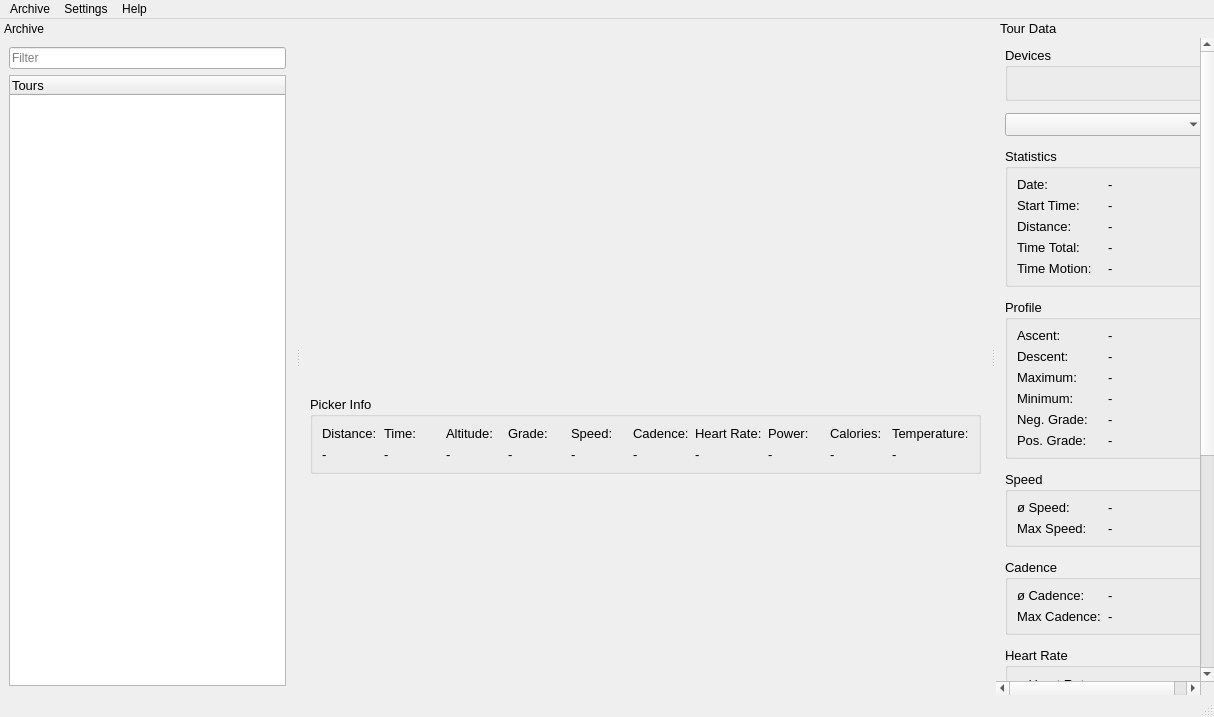
<?xml version="1.0" encoding="UTF-8"?>
<ui version="4.0">
 <class>MainWindow</class>
 <widget class="QMainWindow" name="MainWindow">
  <property name="geometry">
   <rect>
    <x>0</x>
    <y>0</y>
    <width>1214</width>
    <height>717</height>
   </rect>
  </property>
  <property name="windowTitle">
   <string>WaoStats</string>
  </property>
  <property name="windowIcon">
   <iconset resource="Resources.qrc">
    <normaloff>:/Icons/WaoStatsLogoMap.png</normaloff>:/Icons/WaoStatsLogoMap.png</iconset>
  </property>
  <widget class="QWidget" name="centralwidget">
   <layout class="QGridLayout" name="gridLayout">
    <property name="verticalSpacing">
     <number>12</number>
    </property>
    <item row="2" column="0">
     <widget class="QwtPlot" name="qwtPlot">
      <property name="maximumSize">
       <size>
        <width>16777215</width>
        <height>200</height>
       </size>
      </property>
     </widget>
    </item>
    <item row="0" column="0">
     <widget class="OsmWidget" name="widgetOsm" native="true">
      <property name="font">
       <font>
        <pointsize>10</pointsize>
       </font>
      </property>
     </widget>
    </item>
    <item row="1" column="0">
     <widget class="QGroupBox" name="groupBoxPicker">
      <property name="sizePolicy">
       <sizepolicy hsizetype="Preferred" vsizetype="Fixed">
        <horstretch>0</horstretch>
        <verstretch>0</verstretch>
       </sizepolicy>
      </property>
      <property name="font">
       <font>
        <pointsize>10</pointsize>
       </font>
      </property>
      <property name="title">
       <string>Picker Info</string>
      </property>
      <layout class="QGridLayout" name="gridLayout_13">
       <item row="0" column="0">
        <widget class="QLabel" name="label_35">
         <property name="text">
          <string>Distance:</string>
         </property>
        </widget>
       </item>
       <item row="1" column="0">
        <widget class="QLabel" name="labelPickerDistance">
         <property name="text">
          <string>-</string>
         </property>
        </widget>
       </item>
       <item row="0" column="1">
        <widget class="QLabel" name="label_36">
         <property name="text">
          <string>Time:</string>
         </property>
        </widget>
       </item>
       <item row="1" column="1">
        <widget class="QLabel" name="labelPickerTime">
         <property name="text">
          <string>-</string>
         </property>
        </widget>
       </item>
       <item row="0" column="2">
        <widget class="QLabel" name="labelPickerAltitudeName">
         <property name="sizePolicy">
          <sizepolicy hsizetype="Preferred" vsizetype="Fixed">
           <horstretch>0</horstretch>
           <verstretch>0</verstretch>
          </sizepolicy>
         </property>
         <property name="text">
          <string>Altitude:</string>
         </property>
        </widget>
       </item>
       <item row="1" column="2">
        <widget class="QLabel" name="labelPickerAltitude">
         <property name="sizePolicy">
          <sizepolicy hsizetype="Preferred" vsizetype="Fixed">
           <horstretch>0</horstretch>
           <verstretch>0</verstretch>
          </sizepolicy>
         </property>
         <property name="text">
          <string>-</string>
         </property>
         <property name="alignment">
          <set>Qt::AlignLeading|Qt::AlignLeft|Qt::AlignVCenter</set>
         </property>
        </widget>
       </item>
       <item row="0" column="3">
        <widget class="QLabel" name="labelPickerGradeName">
         <property name="text">
          <string>Grade:</string>
         </property>
        </widget>
       </item>
       <item row="1" column="3">
        <widget class="QLabel" name="labelPickerGrade">
         <property name="text">
          <string>-</string>
         </property>
         <property name="alignment">
          <set>Qt::AlignLeading|Qt::AlignLeft|Qt::AlignVCenter</set>
         </property>
        </widget>
       </item>
       <item row="0" column="4">
        <widget class="QLabel" name="label_19">
         <property name="sizePolicy">
          <sizepolicy hsizetype="Preferred" vsizetype="Fixed">
           <horstretch>0</horstretch>
           <verstretch>0</verstretch>
          </sizepolicy>
         </property>
         <property name="text">
          <string>Speed:</string>
         </property>
        </widget>
       </item>
       <item row="1" column="4">
        <widget class="QLabel" name="labelPickerSpeed">
         <property name="sizePolicy">
          <sizepolicy hsizetype="Preferred" vsizetype="Fixed">
           <horstretch>0</horstretch>
           <verstretch>0</verstretch>
          </sizepolicy>
         </property>
         <property name="text">
          <string>-</string>
         </property>
         <property name="alignment">
          <set>Qt::AlignLeading|Qt::AlignLeft|Qt::AlignVCenter</set>
         </property>
        </widget>
       </item>
       <item row="0" column="5">
        <widget class="QLabel" name="labelPickerCadenceName">
         <property name="sizePolicy">
          <sizepolicy hsizetype="Preferred" vsizetype="Fixed">
           <horstretch>0</horstretch>
           <verstretch>0</verstretch>
          </sizepolicy>
         </property>
         <property name="text">
          <string>Cadence:</string>
         </property>
        </widget>
       </item>
       <item row="1" column="5">
        <widget class="QLabel" name="labelPickerCadence">
         <property name="sizePolicy">
          <sizepolicy hsizetype="Preferred" vsizetype="Fixed">
           <horstretch>0</horstretch>
           <verstretch>0</verstretch>
          </sizepolicy>
         </property>
         <property name="text">
          <string>-</string>
         </property>
         <property name="alignment">
          <set>Qt::AlignLeading|Qt::AlignLeft|Qt::AlignVCenter</set>
         </property>
        </widget>
       </item>
       <item row="0" column="6">
        <widget class="QLabel" name="labelPickerHeartRateName">
         <property name="text">
          <string>Heart Rate:</string>
         </property>
        </widget>
       </item>
       <item row="1" column="6">
        <widget class="QLabel" name="labelPickerHeartRate">
         <property name="text">
          <string>-</string>
         </property>
        </widget>
       </item>
       <item row="0" column="7">
        <widget class="QLabel" name="labelPickerPowerName">
         <property name="text">
          <string>Power:</string>
         </property>
        </widget>
       </item>
       <item row="1" column="7">
        <widget class="QLabel" name="labelPickerPower">
         <property name="text">
          <string>-</string>
         </property>
        </widget>
       </item>
       <item row="0" column="8">
        <widget class="QLabel" name="labelPickerCaloriesName">
         <property name="text">
          <string>Calories:</string>
         </property>
        </widget>
       </item>
       <item row="1" column="8">
        <widget class="QLabel" name="labelPickerCalories">
         <property name="text">
          <string>-</string>
         </property>
        </widget>
       </item>
       <item row="0" column="9">
        <widget class="QLabel" name="labelPickerTemperatureName">
         <property name="text">
          <string>Temperature:</string>
         </property>
        </widget>
       </item>
       <item row="1" column="9">
        <widget class="QLabel" name="labelPickerTemperature">
         <property name="text">
          <string>-</string>
         </property>
         <property name="alignment">
          <set>Qt::AlignLeading|Qt::AlignLeft|Qt::AlignVCenter</set>
         </property>
        </widget>
       </item>
      </layout>
     </widget>
    </item>
   </layout>
  </widget>
  <widget class="QMenuBar" name="menubar">
   <property name="geometry">
    <rect>
     <x>0</x>
     <y>0</y>
     <width>1214</width>
     <height>24</height>
    </rect>
   </property>
   <widget class="QMenu" name="menuSettings">
    <property name="title">
     <string>Settings</string>
    </property>
    <widget class="QMenu" name="menu_map">
     <property name="title">
      <string>Map</string>
     </property>
     <addaction name="action_google_map"/>
     <addaction name="action_google_satelite"/>
     <addaction name="action_google_hybrid"/>
     <addaction name="action_google_terrain"/>
     <addaction name="action_osm"/>
     <addaction name="action_otm"/>
     <addaction name="action_4um"/>
     <addaction name="action_cycle_osm"/>
     <addaction name="action_thunderforest_cycle"/>
     <addaction name="action_thunderforest_landscape"/>
     <addaction name="action_bing"/>
     <addaction name="separator"/>
     <addaction name="actionMapCaching"/>
     <addaction name="actionClearMapCache"/>
    </widget>
    <widget class="QMenu" name="menuPlot">
     <property name="title">
      <string>Plot</string>
     </property>
     <addaction name="actionShowPlot"/>
     <addaction name="separator"/>
     <addaction name="actionPlotDistance"/>
     <addaction name="actionPlotTime"/>
     <addaction name="separator"/>
     <addaction name="actionDeviceBattery"/>
     <addaction name="actionGrade"/>
     <addaction name="actionSpeed"/>
     <addaction name="actionCadence"/>
     <addaction name="actionHeartRate"/>
     <addaction name="actionPower"/>
     <addaction name="actionLRBalance"/>
     <addaction name="actionCalories"/>
     <addaction name="actionTemperature"/>
     <addaction name="actionGearInfo"/>
     <addaction name="actionGpsAccuracy"/>
    </widget>
    <addaction name="menu_map"/>
    <addaction name="menuPlot"/>
   </widget>
   <widget class="QMenu" name="menuArchive">
    <property name="title">
     <string>Archive</string>
    </property>
    <addaction name="actionNewBike"/>
    <addaction name="separator"/>
    <addaction name="actionScanTourFolder"/>
    <addaction name="actionSyncDropbox"/>
    <addaction name="separator"/>
    <addaction name="actionSetArchivePath"/>
    <addaction name="separator"/>
    <addaction name="actionService"/>
    <addaction name="actionStatistics"/>
   </widget>
   <widget class="QMenu" name="menuHelp">
    <property name="title">
     <string>Help</string>
    </property>
    <addaction name="actionAbout"/>
    <addaction name="actionAboutQt"/>
   </widget>
   <addaction name="menuArchive"/>
   <addaction name="menuSettings"/>
   <addaction name="menuHelp"/>
  </widget>
  <widget class="QStatusBar" name="statusbar"/>
  <widget class="QDockWidget" name="dockWidgetFiles">
   <property name="sizePolicy">
    <sizepolicy hsizetype="Preferred" vsizetype="Preferred">
     <horstretch>0</horstretch>
     <verstretch>0</verstretch>
    </sizepolicy>
   </property>
   <property name="minimumSize">
    <size>
     <width>295</width>
     <height>148</height>
    </size>
   </property>
   <property name="features">
    <set>QDockWidget::NoDockWidgetFeatures</set>
   </property>
   <property name="allowedAreas">
    <set>Qt::LeftDockWidgetArea</set>
   </property>
   <property name="windowTitle">
    <string>Archive</string>
   </property>
   <attribute name="dockWidgetArea">
    <number>1</number>
   </attribute>
   <widget class="QWidget" name="dockWidgetContents">
    <layout class="QGridLayout" name="gridLayout_3">
     <item row="1" column="0">
      <widget class="BikeTreeWidget" name="treeWidgetTours">
       <property name="maximumSize">
        <size>
         <width>16777215</width>
         <height>16777215</height>
        </size>
       </property>
       <property name="font">
        <font>
         <pointsize>10</pointsize>
        </font>
       </property>
       <property name="dragEnabled">
        <bool>true</bool>
       </property>
       <property name="dragDropMode">
        <enum>QAbstractItemView::InternalMove</enum>
       </property>
       <property name="alternatingRowColors">
        <bool>true</bool>
       </property>
       <property name="selectionMode">
        <enum>QAbstractItemView::ExtendedSelection</enum>
       </property>
       <column>
        <property name="text">
         <string>Tours</string>
        </property>
       </column>
      </widget>
     </item>
     <item row="0" column="0">
      <widget class="LineEditEscDelete" name="lineEditFilter">
       <property name="inputMask">
        <string/>
       </property>
       <property name="placeholderText">
        <string>Filter</string>
       </property>
      </widget>
     </item>
    </layout>
   </widget>
  </widget>
  <widget class="QDockWidget" name="dockWidgetStats">
   <property name="enabled">
    <bool>true</bool>
   </property>
   <property name="font">
    <font>
     <pointsize>10</pointsize>
    </font>
   </property>
   <property name="features">
    <set>QDockWidget::NoDockWidgetFeatures</set>
   </property>
   <property name="allowedAreas">
    <set>Qt::RightDockWidgetArea</set>
   </property>
   <property name="windowTitle">
    <string>Tour Data</string>
   </property>
   <attribute name="dockWidgetArea">
    <number>2</number>
   </attribute>
   <widget class="QWidget" name="dockWidgetContents_2">
    <layout class="QGridLayout" name="gridLayout_9">
     <property name="leftMargin">
      <number>0</number>
     </property>
     <property name="topMargin">
      <number>0</number>
     </property>
     <property name="rightMargin">
      <number>0</number>
     </property>
     <property name="bottomMargin">
      <number>0</number>
     </property>
     <item row="0" column="0">
      <widget class="VScrollArea" name="scrollAreaTourData">
       <property name="sizePolicy">
        <sizepolicy hsizetype="Preferred" vsizetype="Expanding">
         <horstretch>0</horstretch>
         <verstretch>0</verstretch>
        </sizepolicy>
       </property>
       <property name="frameShape">
        <enum>QFrame::NoFrame</enum>
       </property>
       <property name="widgetResizable">
        <bool>true</bool>
       </property>
       <widget class="QWidget" name="scrollAreaWidgetContents">
        <property name="geometry">
         <rect>
          <x>0</x>
          <y>0</y>
          <width>218</width>
          <height>874</height>
         </rect>
        </property>
        <layout class="QGridLayout" name="gridLayout_10">
         <property name="verticalSpacing">
          <number>12</number>
         </property>
         <item row="12" column="1">
          <spacer name="verticalSpacer">
           <property name="orientation">
            <enum>Qt::Vertical</enum>
           </property>
           <property name="sizeHint" stdset="0">
            <size>
             <width>20</width>
             <height>1</height>
            </size>
           </property>
          </spacer>
         </item>
         <item row="10" column="1">
          <widget class="QGroupBox" name="groupBoxPower">
           <property name="title">
            <string>Power</string>
           </property>
           <layout class="QGridLayout" name="gridLayout_12">
            <item row="2" column="0">
             <widget class="QLabel" name="label_31">
              <property name="text">
               <string>Normalized Power:</string>
              </property>
             </widget>
            </item>
            <item row="1" column="0">
             <widget class="QLabel" name="label_28">
              <property name="text">
               <string>Max Power:</string>
              </property>
             </widget>
            </item>
            <item row="4" column="0">
             <widget class="QLabel" name="label_29">
              <property name="text">
               <string>L/R Balance:</string>
              </property>
             </widget>
            </item>
            <item row="0" column="0">
             <widget class="QLabel" name="label_27">
              <property name="text">
               <string>ø Power:</string>
              </property>
             </widget>
            </item>
            <item row="0" column="1">
             <widget class="QLabel" name="labelPowerAverage">
              <property name="text">
               <string>-</string>
              </property>
             </widget>
            </item>
            <item row="4" column="1">
             <widget class="QLabel" name="labelLRBalance">
              <property name="text">
               <string>-</string>
              </property>
             </widget>
            </item>
            <item row="1" column="1">
             <widget class="QLabel" name="labelPowerMax">
              <property name="text">
               <string>-</string>
              </property>
             </widget>
            </item>
            <item row="2" column="1">
             <widget class="QLabel" name="labelPowerNormalized">
              <property name="text">
               <string>-</string>
              </property>
             </widget>
            </item>
            <item row="5" column="0">
             <widget class="QLabel" name="label_30">
              <property name="text">
               <string>Calories:</string>
              </property>
             </widget>
            </item>
            <item row="5" column="1">
             <widget class="QLabel" name="labelCalories">
              <property name="text">
               <string>-</string>
              </property>
             </widget>
            </item>
           </layout>
          </widget>
         </item>
         <item row="4" column="1">
          <widget class="QGroupBox" name="groupBoxProfile">
           <property name="sizePolicy">
            <sizepolicy hsizetype="Preferred" vsizetype="Fixed">
             <horstretch>0</horstretch>
             <verstretch>0</verstretch>
            </sizepolicy>
           </property>
           <property name="title">
            <string>Profile</string>
           </property>
           <layout class="QGridLayout" name="gridLayout_5">
            <property name="topMargin">
             <number>8</number>
            </property>
            <property name="bottomMargin">
             <number>8</number>
            </property>
            <item row="2" column="1">
             <widget class="QLabel" name="labelMaximum">
              <property name="text">
               <string>-</string>
              </property>
             </widget>
            </item>
            <item row="0" column="0">
             <widget class="QLabel" name="label_6">
              <property name="text">
               <string>Ascent:</string>
              </property>
             </widget>
            </item>
            <item row="1" column="0">
             <widget class="QLabel" name="label_7">
              <property name="text">
               <string>Descent:</string>
              </property>
             </widget>
            </item>
            <item row="3" column="0">
             <widget class="QLabel" name="label_9">
              <property name="text">
               <string>Minimum:</string>
              </property>
             </widget>
            </item>
            <item row="1" column="1">
             <widget class="QLabel" name="labelDescent">
              <property name="text">
               <string>-</string>
              </property>
             </widget>
            </item>
            <item row="3" column="1">
             <widget class="QLabel" name="labelMinimum">
              <property name="text">
               <string>-</string>
              </property>
             </widget>
            </item>
            <item row="2" column="0">
             <widget class="QLabel" name="label_8">
              <property name="text">
               <string>Maximum:</string>
              </property>
             </widget>
            </item>
            <item row="4" column="0">
             <widget class="QLabel" name="label">
              <property name="text">
               <string>Neg. Grade:</string>
              </property>
             </widget>
            </item>
            <item row="0" column="1">
             <widget class="QLabel" name="labelAscent">
              <property name="text">
               <string>-</string>
              </property>
             </widget>
            </item>
            <item row="5" column="0">
             <widget class="QLabel" name="label_23">
              <property name="text">
               <string>Pos. Grade:</string>
              </property>
             </widget>
            </item>
            <item row="4" column="1">
             <widget class="QLabel" name="labelNegGrade">
              <property name="text">
               <string>-</string>
              </property>
             </widget>
            </item>
            <item row="5" column="1">
             <widget class="QLabel" name="labelPosGrade">
              <property name="text">
               <string>-</string>
              </property>
             </widget>
            </item>
           </layout>
          </widget>
         </item>
         <item row="8" column="1">
          <widget class="QGroupBox" name="groupBoxHeartRate">
           <property name="title">
            <string>Heart Rate</string>
           </property>
           <layout class="QGridLayout" name="gridLayout_11">
            <item row="0" column="1">
             <widget class="QLabel" name="labelHeartRateAverage">
              <property name="text">
               <string>-</string>
              </property>
             </widget>
            </item>
            <item row="2" column="1">
             <widget class="QLabel" name="labelHeartRateMin">
              <property name="text">
               <string>-</string>
              </property>
             </widget>
            </item>
            <item row="2" column="0">
             <widget class="QLabel" name="label_26">
              <property name="text">
               <string>Min Heart Rate:</string>
              </property>
             </widget>
            </item>
            <item row="1" column="1">
             <widget class="QLabel" name="labelHeartRateMax">
              <property name="text">
               <string>-</string>
              </property>
             </widget>
            </item>
            <item row="0" column="0">
             <widget class="QLabel" name="label_24">
              <property name="text">
               <string>ø Heart Rate:</string>
              </property>
             </widget>
            </item>
            <item row="1" column="0">
             <widget class="QLabel" name="label_25">
              <property name="text">
               <string>Max Heart Rate:</string>
              </property>
             </widget>
            </item>
           </layout>
          </widget>
         </item>
         <item row="5" column="1">
          <widget class="QGroupBox" name="groupBox_4">
           <property name="sizePolicy">
            <sizepolicy hsizetype="Preferred" vsizetype="Fixed">
             <horstretch>0</horstretch>
             <verstretch>0</verstretch>
            </sizepolicy>
           </property>
           <property name="title">
            <string>Speed</string>
           </property>
           <layout class="QGridLayout" name="gridLayout_6">
            <property name="topMargin">
             <number>8</number>
            </property>
            <property name="bottomMargin">
             <number>8</number>
            </property>
            <item row="0" column="0">
             <widget class="QLabel" name="label_10">
              <property name="text">
               <string>ø Speed:</string>
              </property>
             </widget>
            </item>
            <item row="0" column="1">
             <widget class="QLabel" name="labelSpeedAverage">
              <property name="text">
               <string>-</string>
              </property>
             </widget>
            </item>
            <item row="1" column="0">
             <widget class="QLabel" name="label_11">
              <property name="text">
               <string>Max Speed:</string>
              </property>
             </widget>
            </item>
            <item row="1" column="1">
             <widget class="QLabel" name="labelSpeedMax">
              <property name="text">
               <string>-</string>
              </property>
             </widget>
            </item>
           </layout>
          </widget>
         </item>
         <item row="0" column="1">
          <widget class="QGroupBox" name="groupBox_7">
           <property name="title">
            <string>Devices</string>
           </property>
           <layout class="QGridLayout" name="gridLayout_2">
            <property name="topMargin">
             <number>8</number>
            </property>
            <property name="bottomMargin">
             <number>8</number>
            </property>
            <item row="0" column="0">
             <widget class="QLabel" name="labelDeviceInfo">
              <property name="sizePolicy">
               <sizepolicy hsizetype="Preferred" vsizetype="Fixed">
                <horstretch>0</horstretch>
                <verstretch>0</verstretch>
               </sizepolicy>
              </property>
              <property name="text">
               <string/>
              </property>
             </widget>
            </item>
           </layout>
          </widget>
         </item>
         <item row="1" column="1">
          <widget class="QComboBox" name="comboBoxSection">
           <property name="minimumSize">
            <size>
             <width>200</width>
             <height>0</height>
            </size>
           </property>
          </widget>
         </item>
         <item row="3" column="1">
          <widget class="QGroupBox" name="groupBox_2">
           <property name="sizePolicy">
            <sizepolicy hsizetype="Preferred" vsizetype="Fixed">
             <horstretch>0</horstretch>
             <verstretch>0</verstretch>
            </sizepolicy>
           </property>
           <property name="title">
            <string>Statistics</string>
           </property>
           <layout class="QGridLayout" name="gridLayout_4">
            <property name="topMargin">
             <number>8</number>
            </property>
            <property name="bottomMargin">
             <number>8</number>
            </property>
            <item row="5" column="0">
             <widget class="QLabel" name="label_5">
              <property name="text">
               <string>Time Motion:</string>
              </property>
             </widget>
            </item>
            <item row="1" column="1">
             <widget class="QLabel" name="labelDate">
              <property name="text">
               <string>-</string>
              </property>
             </widget>
            </item>
            <item row="3" column="1">
             <widget class="QLabel" name="labelDistance">
              <property name="text">
               <string>-</string>
              </property>
             </widget>
            </item>
            <item row="3" column="0">
             <widget class="QLabel" name="label_4">
              <property name="text">
               <string>Distance:</string>
              </property>
             </widget>
            </item>
            <item row="2" column="0">
             <widget class="QLabel" name="label_17">
              <property name="text">
               <string>Start Time:</string>
              </property>
             </widget>
            </item>
            <item row="4" column="1">
             <widget class="QLabel" name="labelTimeTotal">
              <property name="text">
               <string>-</string>
              </property>
             </widget>
            </item>
            <item row="2" column="1">
             <widget class="QLabel" name="labelStartTime">
              <property name="text">
               <string>-</string>
              </property>
             </widget>
            </item>
            <item row="1" column="0">
             <widget class="QLabel" name="label_2">
              <property name="text">
               <string>Date:</string>
              </property>
             </widget>
            </item>
            <item row="4" column="0">
             <widget class="QLabel" name="label_3">
              <property name="text">
               <string>Time Total:</string>
              </property>
             </widget>
            </item>
            <item row="5" column="1">
             <widget class="QLabel" name="labelTimeMotion">
              <property name="text">
               <string>-</string>
              </property>
             </widget>
            </item>
           </layout>
          </widget>
         </item>
         <item row="6" column="1">
          <widget class="QGroupBox" name="groupBoxCadence">
           <property name="sizePolicy">
            <sizepolicy hsizetype="Preferred" vsizetype="Fixed">
             <horstretch>0</horstretch>
             <verstretch>0</verstretch>
            </sizepolicy>
           </property>
           <property name="title">
            <string>Cadence</string>
           </property>
           <layout class="QGridLayout" name="gridLayout_7">
            <property name="topMargin">
             <number>8</number>
            </property>
            <property name="bottomMargin">
             <number>8</number>
            </property>
            <item row="1" column="0">
             <widget class="QLabel" name="label_13">
              <property name="text">
               <string>ø Cadence:</string>
              </property>
             </widget>
            </item>
            <item row="1" column="1">
             <widget class="QLabel" name="labelCadenceAverage">
              <property name="text">
               <string>-</string>
              </property>
             </widget>
            </item>
            <item row="2" column="1">
             <widget class="QLabel" name="labelCadenceMax">
              <property name="text">
               <string>-</string>
              </property>
             </widget>
            </item>
            <item row="2" column="0">
             <widget class="QLabel" name="label_12">
              <property name="text">
               <string>Max Cadence:</string>
              </property>
             </widget>
            </item>
           </layout>
          </widget>
         </item>
         <item row="11" column="1">
          <widget class="QGroupBox" name="groupBoxTemperature">
           <property name="sizePolicy">
            <sizepolicy hsizetype="Preferred" vsizetype="Fixed">
             <horstretch>0</horstretch>
             <verstretch>0</verstretch>
            </sizepolicy>
           </property>
           <property name="title">
            <string>Temperature</string>
           </property>
           <layout class="QGridLayout" name="gridLayout_8">
            <property name="topMargin">
             <number>8</number>
            </property>
            <property name="bottomMargin">
             <number>8</number>
            </property>
            <item row="0" column="0">
             <widget class="QLabel" name="label_14">
              <property name="text">
               <string>ø Temperature:</string>
              </property>
             </widget>
            </item>
            <item row="1" column="1">
             <widget class="QLabel" name="labelTempMax">
              <property name="text">
               <string>-</string>
              </property>
             </widget>
            </item>
            <item row="1" column="0">
             <widget class="QLabel" name="label_15">
              <property name="text">
               <string>Max Temperature:</string>
              </property>
             </widget>
            </item>
            <item row="0" column="1">
             <widget class="QLabel" name="labelTempAverage">
              <property name="text">
               <string>-</string>
              </property>
             </widget>
            </item>
            <item row="2" column="0">
             <widget class="QLabel" name="label_16">
              <property name="text">
               <string>Min Temperature:</string>
              </property>
             </widget>
            </item>
            <item row="2" column="1">
             <widget class="QLabel" name="labelTempMin">
              <property name="text">
               <string>-</string>
              </property>
             </widget>
            </item>
           </layout>
          </widget>
         </item>
        </layout>
       </widget>
      </widget>
     </item>
    </layout>
   </widget>
  </widget>
  <action name="action_google_map">
   <property name="text">
    <string>Google: Maps</string>
   </property>
  </action>
  <action name="action_osm">
   <property name="text">
    <string>OpenStreetMaps</string>
   </property>
  </action>
  <action name="action_otm">
   <property name="text">
    <string>OpenTopoMaps</string>
   </property>
  </action>
  <action name="action_bing">
   <property name="text">
    <string>Bing Maps</string>
   </property>
  </action>
  <action name="action_google_satelite">
   <property name="text">
    <string>Google: Satelite</string>
   </property>
  </action>
  <action name="action_google_hybrid">
   <property name="text">
    <string>Google: Hybrid</string>
   </property>
  </action>
  <action name="action_google_terrain">
   <property name="text">
    <string>Google: Terrain</string>
   </property>
  </action>
  <action name="action_cycle_osm">
   <property name="text">
    <string>CycleOSM</string>
   </property>
  </action>
  <action name="actionPlotTime">
   <property name="text">
    <string>Time</string>
   </property>
  </action>
  <action name="actionPlotDistance">
   <property name="text">
    <string>Distance</string>
   </property>
  </action>
  <action name="action_thunderforest_cycle">
   <property name="text">
    <string>Thunderforest Cycle</string>
   </property>
  </action>
  <action name="action_thunderforest_landscape">
   <property name="text">
    <string>Thunderforest Landscape</string>
   </property>
  </action>
  <action name="actionSyncDropbox">
   <property name="icon">
    <iconset resource="Resources.qrc">
     <normaloff>:/Icons/Icons/Dropbox_Icon.svg.png</normaloff>:/Icons/Icons/Dropbox_Icon.svg.png</iconset>
   </property>
   <property name="text">
    <string>Sync Dropbox</string>
   </property>
  </action>
  <action name="actionScanTourFolder">
   <property name="icon">
    <iconset resource="Resources.qrc">
     <normaloff>:/Icons/Icons/Actions-view-refresh-icon.png</normaloff>:/Icons/Icons/Actions-view-refresh-icon.png</iconset>
   </property>
   <property name="text">
    <string>Scan Tour Folder</string>
   </property>
  </action>
  <action name="actionNewBike">
   <property name="icon">
    <iconset resource="Resources.qrc">
     <normaloff>:/Icons/Icons/Window-Add-icon.png</normaloff>:/Icons/Icons/Window-Add-icon.png</iconset>
   </property>
   <property name="text">
    <string>Add New Bike</string>
   </property>
   <property name="toolTip">
    <string>Add New Bike</string>
   </property>
  </action>
  <action name="action_4um">
   <property name="text">
    <string>4UMaps</string>
   </property>
   <property name="toolTip">
    <string>4UMaps</string>
   </property>
  </action>
  <action name="actionAbout">
   <property name="text">
    <string>About...</string>
   </property>
  </action>
  <action name="actionAboutQt">
   <property name="text">
    <string>About Qt</string>
   </property>
  </action>
  <action name="actionSetArchivePath">
   <property name="icon">
    <iconset resource="Resources.qrc">
     <normaloff>:/Icons/Icons/Folder-Documents-icon.png</normaloff>:/Icons/Icons/Folder-Documents-icon.png</iconset>
   </property>
   <property name="text">
    <string>Set Archive Path</string>
   </property>
  </action>
  <action name="actionSpeed">
   <property name="text">
    <string>Speed</string>
   </property>
  </action>
  <action name="actionCadence">
   <property name="text">
    <string>Cadence</string>
   </property>
  </action>
  <action name="actionTemperature">
   <property name="text">
    <string>Temperature</string>
   </property>
  </action>
  <action name="actionGrade">
   <property name="text">
    <string>Grade</string>
   </property>
  </action>
  <action name="actionShowPlot">
   <property name="checkable">
    <bool>true</bool>
   </property>
   <property name="checked">
    <bool>true</bool>
   </property>
   <property name="text">
    <string>Show</string>
   </property>
  </action>
  <action name="actionMapCaching">
   <property name="checkable">
    <bool>true</bool>
   </property>
   <property name="text">
    <string>Map Caching</string>
   </property>
  </action>
  <action name="actionClearMapCache">
   <property name="text">
    <string>Clear Map Cache</string>
   </property>
  </action>
  <action name="actionHeartRate">
   <property name="text">
    <string>Heart Rate</string>
   </property>
  </action>
  <action name="actionCalories">
   <property name="text">
    <string>Calories</string>
   </property>
  </action>
  <action name="actionPower">
   <property name="text">
    <string>Power</string>
   </property>
  </action>
  <action name="actionLRBalance">
   <property name="text">
    <string>L/R Balance</string>
   </property>
  </action>
  <action name="actionDeviceBattery">
   <property name="text">
    <string>Device Battery</string>
   </property>
  </action>
  <action name="actionGearInfo">
   <property name="text">
    <string>Gear Info</string>
   </property>
  </action>
  <action name="actionService">
   <property name="icon">
    <iconset resource="Resources.qrc">
     <normaloff>:/Icons/Icons/Actions-configure-icon.png</normaloff>:/Icons/Icons/Actions-configure-icon.png</iconset>
   </property>
   <property name="text">
    <string>Service List</string>
   </property>
  </action>
  <action name="actionGpsAccuracy">
   <property name="text">
    <string>GPS Accuracy</string>
   </property>
  </action>
  <action name="actionStatistics">
   <property name="icon">
    <iconset resource="Resources.qrc">
     <normaloff>:/Icons/Icons/plot.png</normaloff>:/Icons/Icons/plot.png</iconset>
   </property>
   <property name="text">
    <string>Statistics</string>
   </property>
  </action>
 </widget>
 <customwidgets>
  <customwidget>
   <class>QwtPlot</class>
   <extends>QFrame</extends>
   <header>qwt_plot.h</header>
   <container>1</container>
  </customwidget>
  <customwidget>
   <class>BikeTreeWidget</class>
   <extends>QTreeWidget</extends>
   <header>BikeEditingDelegate.h</header>
  </customwidget>
  <customwidget>
   <class>OsmWidget</class>
   <extends>QWidget</extends>
   <header>OsmWidget.h</header>
   <container>1</container>
  </customwidget>
  <customwidget>
   <class>LineEditEscDelete</class>
   <extends>QLineEdit</extends>
   <header>LineEditEscDelete.h</header>
  </customwidget>
  <customwidget>
   <class>VScrollArea</class>
   <extends>QScrollArea</extends>
   <header>VScrollArea.h</header>
   <container>1</container>
  </customwidget>
 </customwidgets>
 <resources>
  <include location="Resources.qrc"/>
 </resources>
 <connections/>
</ui>
